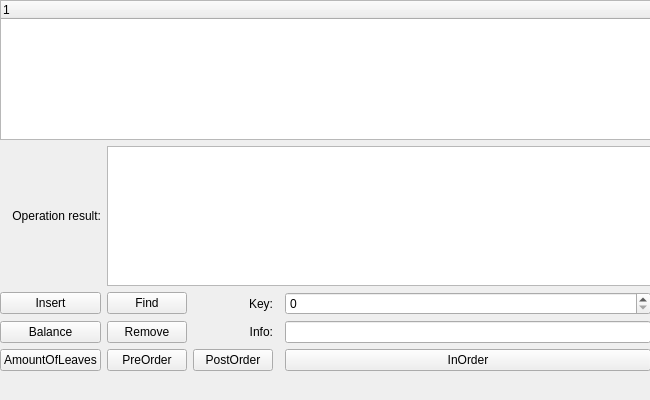
<?xml version="1.0" encoding="UTF-8"?>
<ui version="4.0">
 <class>MainWindow</class>
 <widget class="QMainWindow" name="MainWindow">
  <property name="geometry">
   <rect>
    <x>0</x>
    <y>0</y>
    <width>650</width>
    <height>400</height>
   </rect>
  </property>
  <property name="windowTitle">
   <string>MainWindow</string>
  </property>
  <widget class="QWidget" name="centralwidget">
   <widget class="QWidget" name="gridLayoutWidget">
    <property name="geometry">
     <rect>
      <x>0</x>
      <y>0</y>
      <width>651</width>
      <height>371</height>
     </rect>
    </property>
    <layout class="QGridLayout" name="gridLayout">
     <item row="4" column="2">
      <widget class="QPushButton" name="postorderButton">
       <property name="text">
        <string>PostOrder</string>
       </property>
      </widget>
     </item>
     <item row="4" column="1">
      <widget class="QPushButton" name="preorderButton">
       <property name="text">
        <string>PreOrder</string>
       </property>
      </widget>
     </item>
     <item row="2" column="1">
      <widget class="QPushButton" name="findButton">
       <property name="text">
        <string>Find</string>
       </property>
      </widget>
     </item>
     <item row="2" column="2">
      <widget class="QLabel" name="label_2">
       <property name="text">
        <string>Key:</string>
       </property>
       <property name="alignment">
        <set>Qt::AlignRight|Qt::AlignTrailing|Qt::AlignVCenter</set>
       </property>
      </widget>
     </item>
     <item row="1" column="1" colspan="4">
      <widget class="QPlainTextEdit" name="resLAbel"/>
     </item>
     <item row="2" column="0">
      <widget class="QPushButton" name="insertButton">
       <property name="text">
        <string>Insert</string>
       </property>
      </widget>
     </item>
     <item row="3" column="1">
      <widget class="QPushButton" name="removeButton">
       <property name="text">
        <string>Remove</string>
       </property>
      </widget>
     </item>
     <item row="1" column="0">
      <widget class="QLabel" name="label">
       <property name="text">
        <string>Operation result:</string>
       </property>
       <property name="alignment">
        <set>Qt::AlignRight|Qt::AlignTrailing|Qt::AlignVCenter</set>
       </property>
      </widget>
     </item>
     <item row="3" column="4">
      <widget class="QLineEdit" name="infoLineEdit"/>
     </item>
     <item row="4" column="4">
      <widget class="QPushButton" name="inorderButton">
       <property name="text">
        <string>InOrder</string>
       </property>
      </widget>
     </item>
     <item row="3" column="0">
      <widget class="QPushButton" name="balanceButton">
       <property name="text">
        <string>Balance</string>
       </property>
      </widget>
     </item>
     <item row="0" column="0" colspan="5">
      <widget class="QTreeWidget" name="treeWidget">
       <column>
        <property name="text">
         <string notr="true">1</string>
        </property>
       </column>
      </widget>
     </item>
     <item row="4" column="0">
      <widget class="QPushButton" name="leavesButton">
       <property name="text">
        <string>AmountOfLeaves</string>
       </property>
      </widget>
     </item>
     <item row="3" column="2">
      <widget class="QLabel" name="label_1">
       <property name="text">
        <string>Info:</string>
       </property>
       <property name="alignment">
        <set>Qt::AlignRight|Qt::AlignTrailing|Qt::AlignVCenter</set>
       </property>
      </widget>
     </item>
     <item row="2" column="4">
      <widget class="QSpinBox" name="keySpinBox"/>
     </item>
    </layout>
   </widget>
   <widget class="QPushButton" name="inputButton">
    <property name="geometry">
     <rect>
      <x>380</x>
      <y>740</y>
      <width>267</width>
      <height>26</height>
     </rect>
    </property>
    <property name="text">
     <string>InputFromTable</string>
    </property>
   </widget>
   <widget class="QPushButton" name="removeStringButton">
    <property name="geometry">
     <rect>
      <x>400</x>
      <y>780</y>
      <width>267</width>
      <height>26</height>
     </rect>
    </property>
    <property name="text">
     <string>RemoveStringFromTable</string>
    </property>
   </widget>
   <widget class="QPushButton" name="addStringButton">
    <property name="geometry">
     <rect>
      <x>410</x>
      <y>820</y>
      <width>267</width>
      <height>26</height>
     </rect>
    </property>
    <property name="text">
     <string>AddStringToTable</string>
    </property>
   </widget>
   <widget class="QTableWidget" name="tableWidget">
    <property name="geometry">
     <rect>
      <x>110</x>
      <y>740</y>
      <width>267</width>
      <height>392</height>
     </rect>
    </property>
    <row>
     <property name="text">
      <string/>
     </property>
    </row>
    <row>
     <property name="text">
      <string/>
     </property>
    </row>
    <row>
     <property name="text">
      <string/>
     </property>
    </row>
    <row>
     <property name="text">
      <string/>
     </property>
    </row>
    <row>
     <property name="text">
      <string/>
     </property>
    </row>
    <row>
     <property name="text">
      <string/>
     </property>
    </row>
    <row>
     <property name="text">
      <string/>
     </property>
    </row>
    <row>
     <property name="text">
      <string/>
     </property>
    </row>
    <row>
     <property name="text">
      <string/>
     </property>
    </row>
    <row>
     <property name="text">
      <string>Новая строка</string>
     </property>
    </row>
    <row>
     <property name="text">
      <string>Новая строка</string>
     </property>
    </row>
    <row>
     <property name="text">
      <string>Новая строка</string>
     </property>
    </row>
    <row>
     <property name="text">
      <string>Новая строка</string>
     </property>
    </row>
    <row>
     <property name="text">
      <string>Новая строка</string>
     </property>
    </row>
    <row>
     <property name="text">
      <string>Новая строка</string>
     </property>
    </row>
    <row>
     <property name="text">
      <string>Новая строка</string>
     </property>
    </row>
    <row>
     <property name="text">
      <string>Новая строка</string>
     </property>
    </row>
    <row>
     <property name="text">
      <string>Новая строка</string>
     </property>
    </row>
    <row>
     <property name="text">
      <string>Новая строка</string>
     </property>
    </row>
    <row>
     <property name="text">
      <string>Новая строка</string>
     </property>
    </row>
    <column>
     <property name="text">
      <string>Key</string>
     </property>
    </column>
    <column>
     <property name="text">
      <string>Info</string>
     </property>
    </column>
   </widget>
  </widget>
  <widget class="QMenuBar" name="menubar">
   <property name="geometry">
    <rect>
     <x>0</x>
     <y>0</y>
     <width>650</width>
     <height>23</height>
    </rect>
   </property>
  </widget>
 </widget>
 <resources/>
 <connections/>
</ui>
